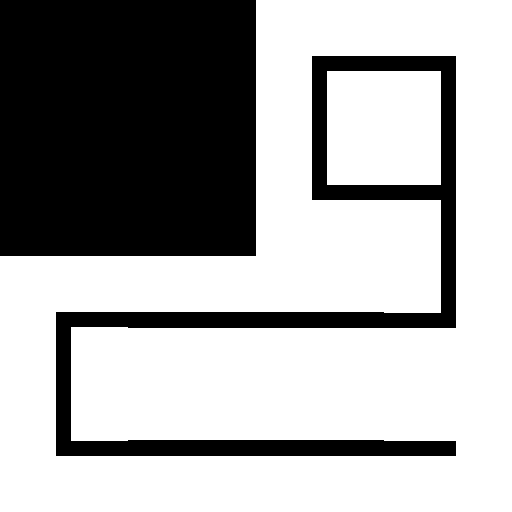

Rendered tile map (Tiled .tmx) drawn with the repository's tilesets; below, a short description and the full map source, tile grids included:
An orthogonal 4x4 tile map with 128x128 px tiles, 1 tile layer (Tile Layer 1).

<map version="1.2" tiledversion="1.3.4" orientation="orthogonal" renderorder="right-down" width="4" height="4" tilewidth="128" tileheight="128" infinite="0" nextlayerid="2" nextobjectid="1">
 <editorsettings>
  <export target="14.csv" format="csv" />
 </editorsettings>
 <tileset firstgid="1" name="g1" tilewidth="128" tileheight="128" tilecount="15" columns="0">
  <grid orientation="orthogonal" width="1" height="1" />
  <tile id="0">
   <image width="128" height="128" source="../tileset/0.bmp" />
  </tile>
  <tile id="1">
   <image width="128" height="128" source="../tileset/1.bmp" />
  </tile>
  <tile id="2">
   <image width="128" height="128" source="../tileset/2.bmp" />
  </tile>
  <tile id="3">
   <image width="128" height="128" source="../tileset/3.bmp" />
  </tile>
  <tile id="4">
   <image width="128" height="128" source="../tileset/4.bmp" />
  </tile>
  <tile id="5">
   <image width="128" height="128" source="../tileset/5.bmp" />
  </tile>
  <tile id="6">
   <image width="128" height="128" source="../tileset/6.bmp" />
  </tile>
  <tile id="7">
   <image width="128" height="128" source="../tileset/7.bmp" />
  </tile>
  <tile id="8">
   <image width="128" height="128" source="../tileset/8.bmp" />
  </tile>
  <tile id="9">
   <image width="128" height="128" source="../tileset/9.bmp" />
  </tile>
  <tile id="10">
   <image width="128" height="128" source="../tileset/10.bmp" />
  </tile>
  <tile id="11">
   <image width="128" height="128" source="../tileset/11.bmp" />
  </tile>
  <tile id="12">
   <image width="128" height="128" source="../tileset/12.bmp" />
  </tile>
  <tile id="13">
   <image width="128" height="128" source="../tileset/13.bmp" />
  </tile>
  <tile id="14">
   <image width="128" height="128" source="../tileset/14.bmp" />
  </tile>
 </tileset>
 <layer id="1" name="Tile Layer 1" width="4" height="4">
  <data encoding="csv">
0,0,8,9,
0,0,7,14,
8,6,6,10,
7,6,6,4
</data>
 </layer>
</map>
